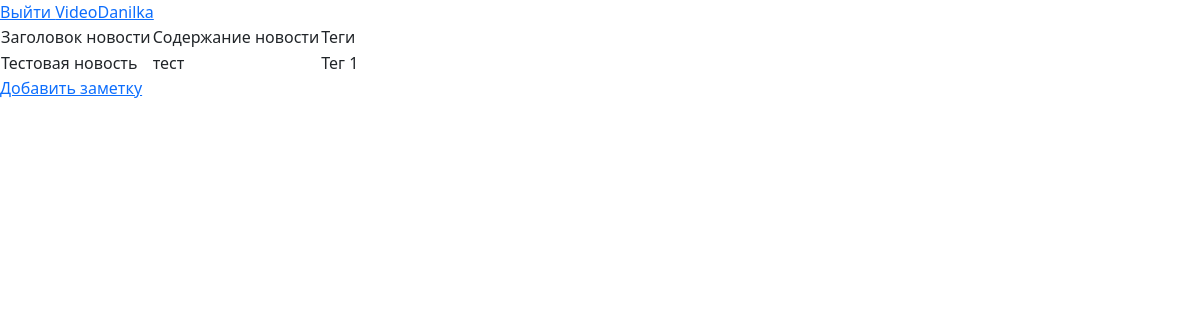
The app's page /news/ (signed in), older data.
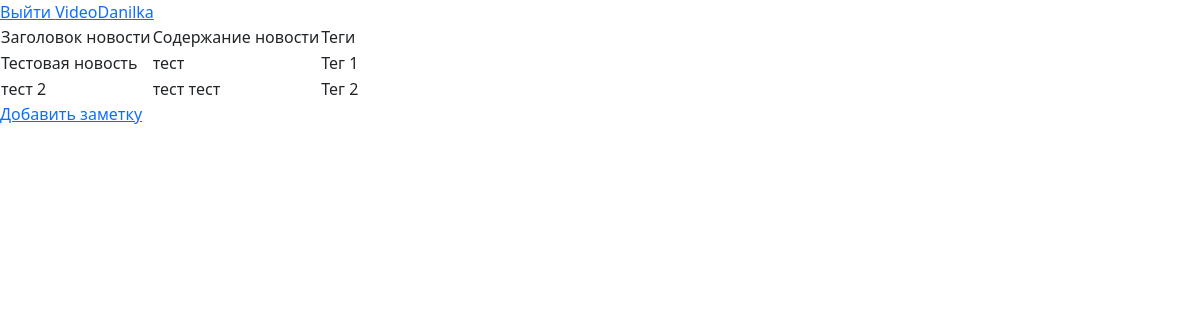
The same page, newer data.
### manage_news/models.py (models this page shows, shortened)
class News(models.Model):
    CATEGORIES = (
        ('education', 'образование'),
        ('society', 'общество'),
        ('IT', 'ИТ')
    )
    title = models.CharField(max_length=50, verbose_name='Заголовок')
    image = models.ImageField(upload_to='image', verbose_name='Картинка', blank=True)
    content = models.TextField(max_length=1500, verbose_name='Тексть новости')
    file_field = models.FileField(upload_to='file', verbose_name='Файл')
    is_urgent = models.BooleanField(default=False, verbose_name='Срочно')
    category = models.CharField(max_length=30, verbose_name='Категория', choices=CATEGORIES)
    author = models.ForeignKey(User, on_delete=models.CASCADE, verbose_name='Автор')
    tags = models.ManyToManyField('Tag', verbose_name='Теги')
    def get_tags(self):
        tags_li = self.tags.all()
        res = []
        for tag in tags_li:
            res.append(tag.title)
        return ', '.join(res)
    class Meta:
        verbose_name = 'Новость'
        verbose_name_plural = 'Новости'

class Tag(models.Model):
    title = models.CharField(max_length=50, verbose_name='Тег')
    date_created = models.DateTimeField(auto_now_add='True', )
    class Meta:
        verbose_name = 'Тег'
        verbose_name_plural = 'Теги'

### manage_news/views.py (the view)
# urls.py: path('', views.MainView.as_view()),
class MainView(TemplateView):
    template_name = 'news_main.html'
    def get(self, request):
        if request.user.is_authenticated:
            news = News.objects.filter(author=request.user)
            ctx = {'news': news}
            return render(request, self.template_name, ctx)
        else:
            return render(request, self.template_name, {})

### manage_news/templates/news_main.html (shortened to what this page needs)
<!DOCTYPE html>
<html lang="en">
<head>
    <link href="https://cdn.jsdelivr.net/npm/bootstrap@5.3.0-alpha1/dist/css/bootstrap.min.css"
          rel="stylesheet"
>
</head>
<body>
{% if user.is_authenticated %}
    <a href="/news/logout">Выйти {{ user.username }}</a>
{% else %}
    <a href="/news/login">Войти</a>
{% endif %}
{% block content %}
    {% if user.is_authenticated %}
        <table>
        <tr>
            <td>Заголовок новости</td>
            <td>Содержание новости</td>
            <td>Теги</td>
        </tr>
        {% for item in news %}
        <tr>
            <td><a href="edit_news/{{ item.id }}"></a>{{ item.title }}</td>
            <td>{{ item.content }}</td>
            <td>{{ item.get_tags }}</td>
        </tr>
        {% endfor %}
    </table>
    <a href="add_news">Добавить заметку</a>
    {% else %}
        <div>Нет контента</div>
    {% endif %}
{% endblock %}
</body>
</html>

Row changes from the older to the newer data that the page shows:
added News: title "тест 2", content "тест тест", get_tags "Тег 2"
